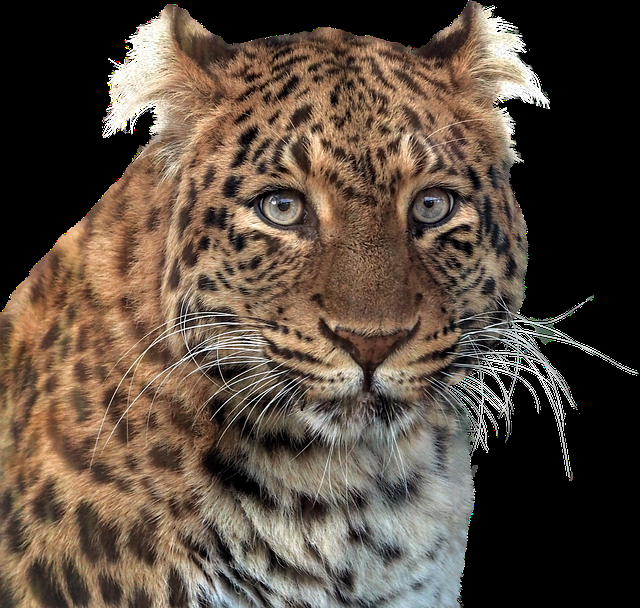
#> input picture Images/week1/panther.png, 640 x 608 px
$ python 8.PNG_Images.py
#> lines starting #> are read from the running program, lines starting #| are printed output that depends on the picture
import cv2
import matplotlib.pyplot as plt
plt.rc('image', cmap='gray')

pngPath = "Images/week1/panther.png"
img = cv2.imread(pngPath, cv2.IMREAD_UNCHANGED)
#> img is the input picture: shape (608, 640, 4); mean B, G, R, A 62.9, 74.9, 89.2, 167.5

b,g,r,a = cv2.split(img)
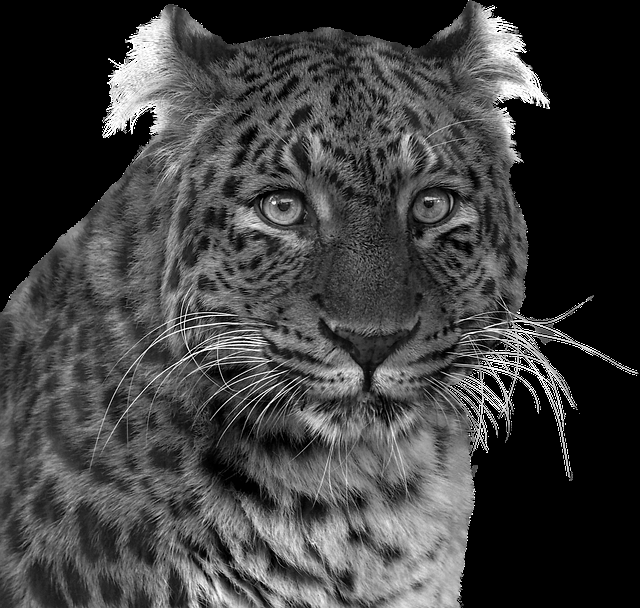
#> b: shape (608, 640); min 0, max 255, mean 62.9
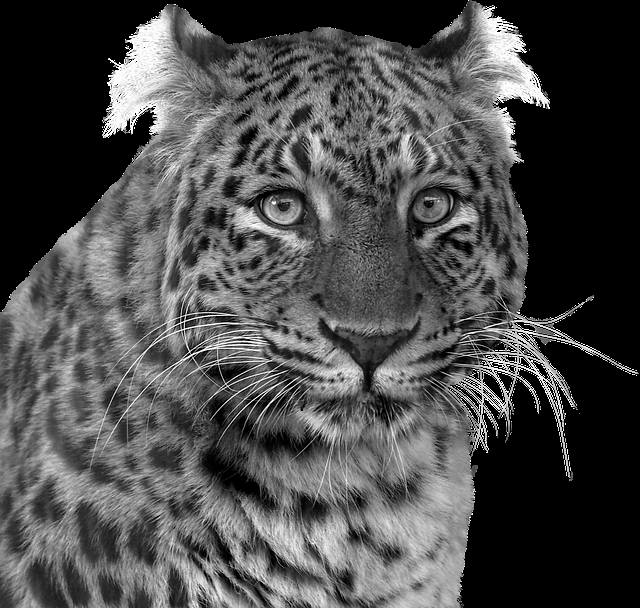
#> g: shape (608, 640); min 0, max 255, mean 74.9
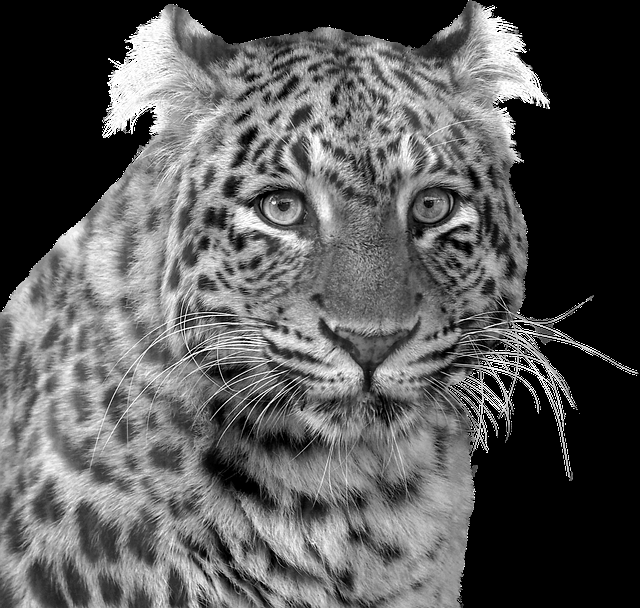
#> r: shape (608, 640); min 0, max 255, mean 89.2
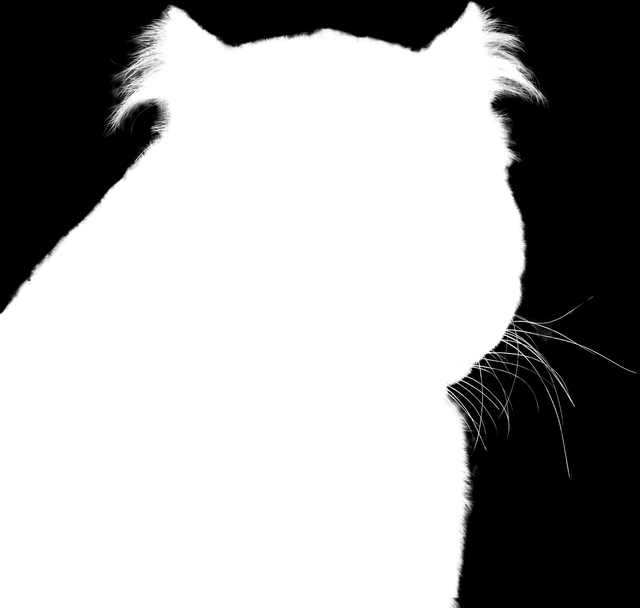
#> a: shape (608, 640); min 0, max 255, mean 167.5

plt.figure(figsize=[20,5])
tmp = cv2.cvtColor(img,cv2.COLOR_BGRA2RGBA)
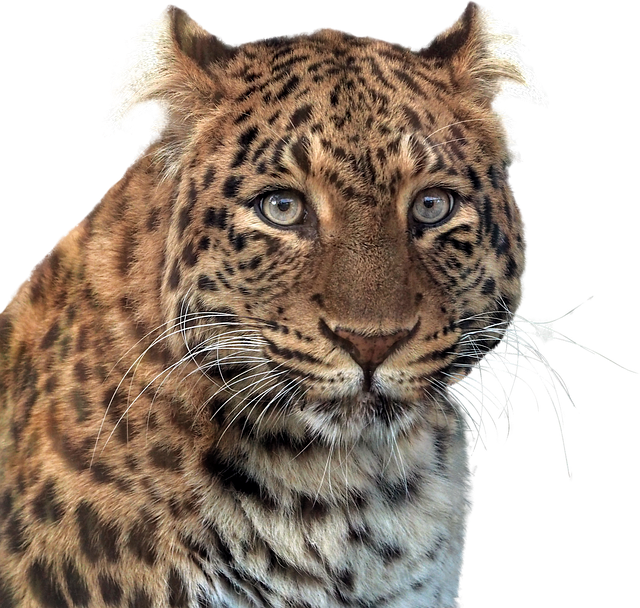
#> tmp: shape (608, 640, 4); mean R, G, B, A 89.2, 74.9, 62.9, 167.5; transparent parts drawn white

plt.subplot(1,4,1);plt.imshow(tmp);plt.title("Original")
plt.subplot(1,5,2);plt.imshow(b);plt.title("Blue CHannel")
plt.subplot(1,5,3);plt.imshow(g);plt.title("Green Channel")
plt.subplot(1,5,4);plt.imshow(r);plt.title("Red Channel")
plt.subplot(1,5,5);plt.imshow(a);plt.title("Alpha Channel")

new = cv2.merge((b,g,r,a))
cv2.imshow("hello",new)

cv2.imwrite("test_mask.jpg",a)
cv2.imwrite("A.png",img)
cv2.imwrite("B.png",new)


plt.show()
cv2.waitKey(0)
cv2.destroyAllWindows()

$ run again, with Images/week1/boy_with_axes.png copied over Images/week1/panther.png
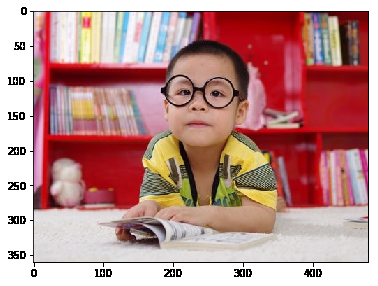
#> input picture Images/week1/boy_with_axes.png, 378 x 286 px
#> img is the input picture: shape (286, 378, 4); mean B, G, R, A 139.2, 142, 187.5, 200.8
#> `b,g,r,a = cv2.split(img)`:
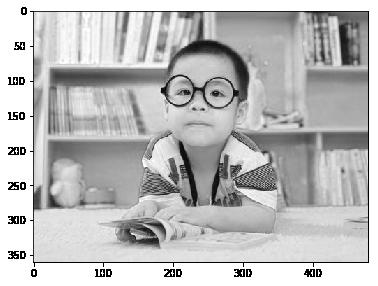
#> r: shape (286, 378); min 0, max 255, mean 187.5
#> `b,g,r,a = cv2.split(img)`:
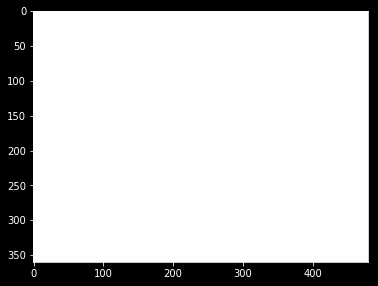
#> a: shape (286, 378); min 0, max 255, mean 200.8
